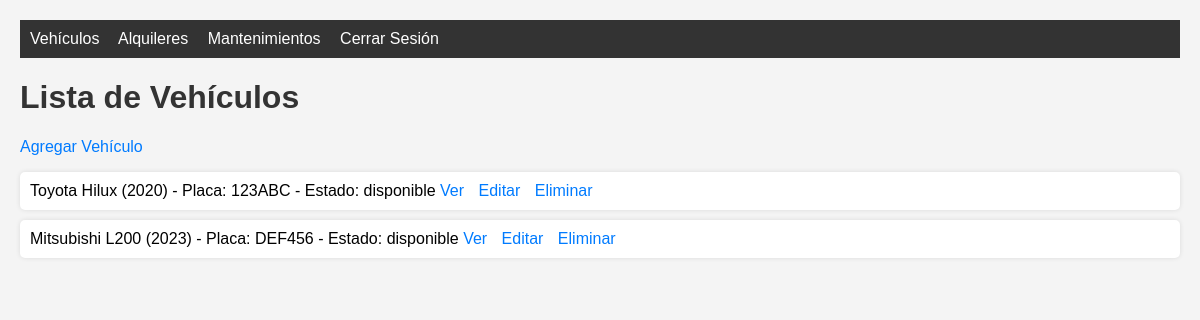
Page /vehiculos/ (signed in) on the committed database.
### core/models.py (models this page shows)
class Vehiculo(models.Model):
    marca = models.CharField(max_length=50)
    modelo = models.CharField(max_length=50)
    anio = models.IntegerField()
    placa = models.CharField(max_length=20, unique=True)
    estado = models.CharField(max_length=20, choices=[
        ('disponible', 'Disponible'),
        ('alquilado', 'Alquilado'),
        ('mantenimiento', 'Mantenimiento')
    ])
    def __str__(self):
        return f"{self.marca} {self.modelo} ({self.placa})"

### core/views.py (the view)
# urls.py: path('vehiculos/', views.lista_vehiculos, name='lista_vehiculos'),
@login_required
def lista_vehiculos(request):
    print("Entrando a lista_vehiculos")
    print(f"Usuario autenticado: {request.user.is_authenticated}")
    print(f"Usuario: {request.user}")
    vehiculos = Vehiculo.objects.all()
    print(f"Vehículos encontrados: {vehiculos}")
    return render(request, 'core/lista_vehiculos.html', {'vehiculos': vehiculos})

### core/templates/core/lista_vehiculos.html (shortened to what this page needs)
{% extends 'core/base.html' %}
{% block content %}
    <h1>Lista de Vehículos</h1>
    <a href="{% url 'agregar_vehiculo' %}">Agregar Vehículo</a>
    <ul>
        {% for vehiculo in vehiculos %}
            <li>
                {{ vehiculo.marca }} {{ vehiculo.modelo }} ({{ vehiculo.anio }}) - Placa: {{ vehiculo.placa }} - Estado: {{ vehiculo.estado }}
                <a href="{% url 'detalle_vehiculo' vehiculo.id %}">Ver</a>
                <a href="{% url 'editar_vehiculo' vehiculo.id %}">Editar</a>
                <a href="{% url 'eliminar_vehiculo' vehiculo.id %}">Eliminar</a>
            </li>
        {% empty %}
            <li>No hay vehículos registrados.</li>
        {% endfor %}
    </ul>
{% endblock %}

### static/css/styles.css (style rules this page uses)
body { font-family: Arial, sans-serif; margin: 0; padding: 20px; background-color: #f4f4f4; }
h1 { color: #333; }
a { color: #007bff; text-decoration: none; margin-right: 10px; }
ul { list-style-type: none; padding: 0; }
li { background: #fff; margin: 10px 0; padding: 10px; border-radius: 5px; box-shadow: 0 0 5px rgba(0, 0, 0, 0.1); }

### rows in the picture
Vehiculo: marca "Toyota", modelo "Hilux", anio "2020", placa "123ABC", estado "disponible"
Vehiculo: marca "Mitsubishi", modelo "L200", anio "2023", placa "DEF456", estado "disponible"
